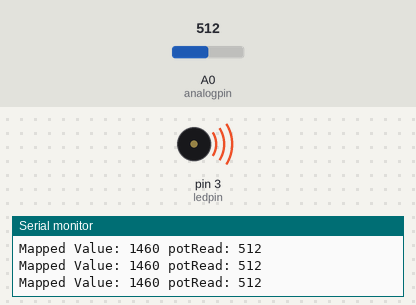
Simulated run of this sketch. Board: Arduino Uno, built with avr-gcc and run on an emulated ATmega328P. On the bench: buzzer (waves = sounding), the last lines printed to the serial monitor. Inputs (shaded band) come from the test bench; at power-on: A0 (analogpin) = 512.

Above: at 1.2 s.
1.3 s: A0 (analogpin) set to 472
At 1.8 s:
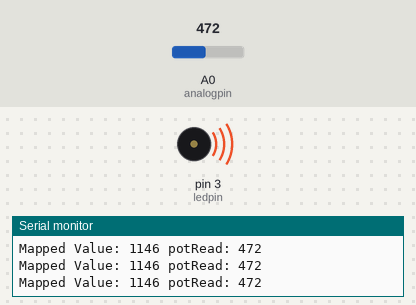
4.3 s: A0 (analogpin) set to 442
At 5.0 s:
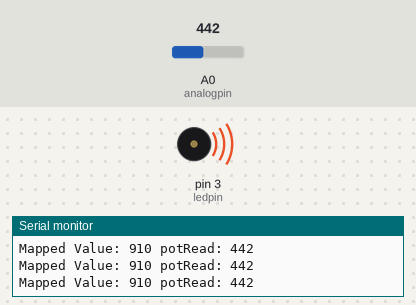
Timing chart, 0 to 7.3 s (numbered marks = the images above; inputs shaded):
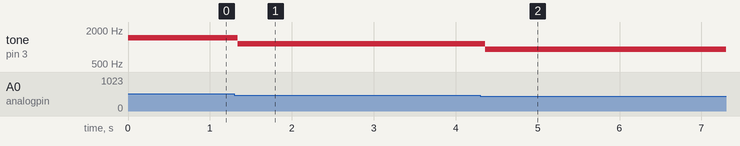

The sketch:

analogInOut.ino
```cpp
int ledpin = 3;
int analogpin = A0;
int potRead = 0;

void setup() {
  // put your setup code here, to run once:
  Serial.begin(9600);
  pinMode(ledpin, OUTPUT);
}

void loop() {
  // put your main code here, to run repeatedly:
  potRead = analogRead(analogpin);
  //potRead = potRead/4;
  //int mappedValue = map(potRead,0,1023,0,255); //led mapped value
  //int mappedValue = map(potRead,330,960,31,4978); // tone mapped value
  int mappedValue = map(potRead,330,960,31,4978); // tone mapped value photocell
  if(mappedValue < 31){
    mappedValue = 31;
  }

  if(mappedValue > 4978){
    mappedValue = 4978;
  }

  Serial.print("Mapped Value: ");
  Serial.print(mappedValue);
  Serial.print(" potRead: ");
  Serial.println(potRead);
  //analogWrite(ledpin,mappedValue);
  tone(ledpin,mappedValue);
}
```

Measured:
- after the input at 1.3 s, tone on pin 3 (ledpin): 1460 Hz → 1146 Hz at once
- after the input at 4.3 s, tone on pin 3 (ledpin): 1146 Hz → 910 Hz after 0.06 s
